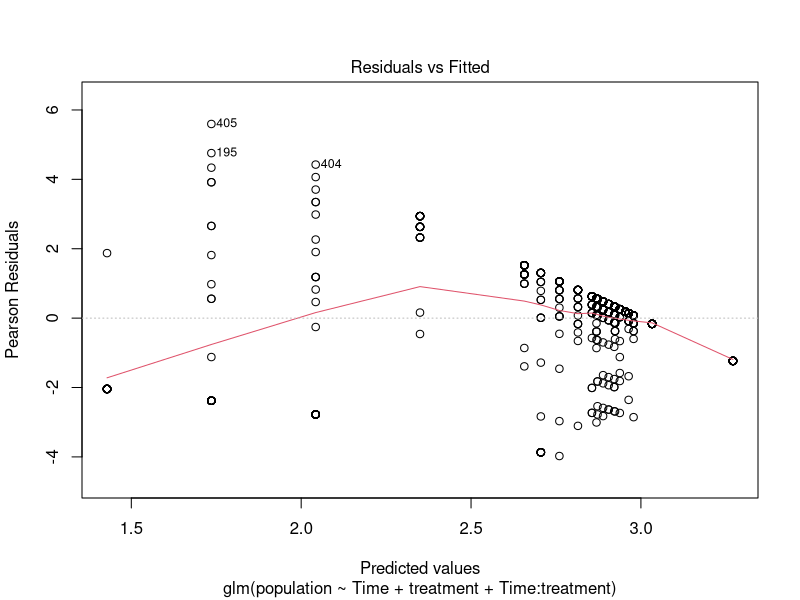
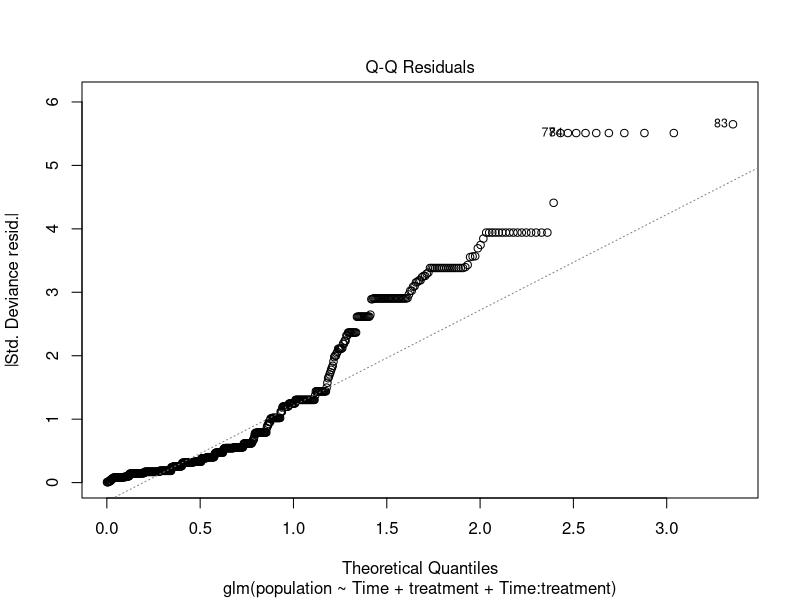
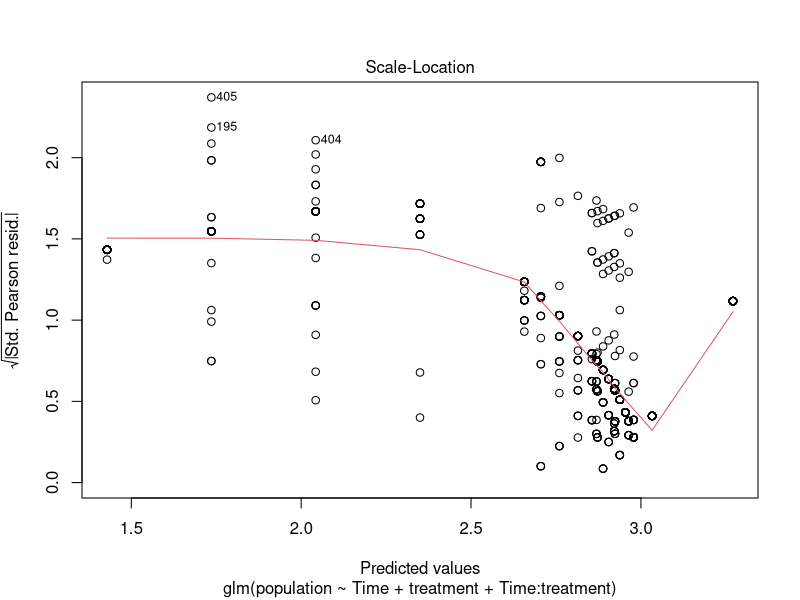
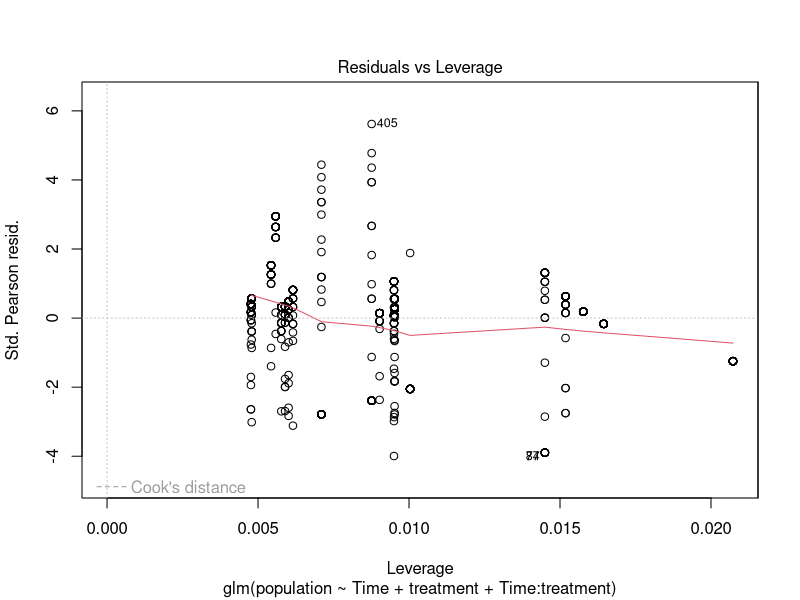
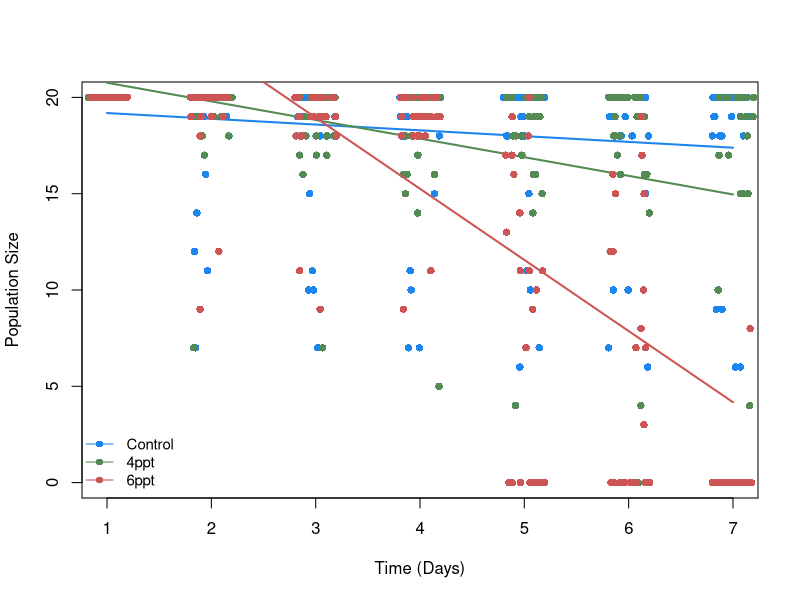
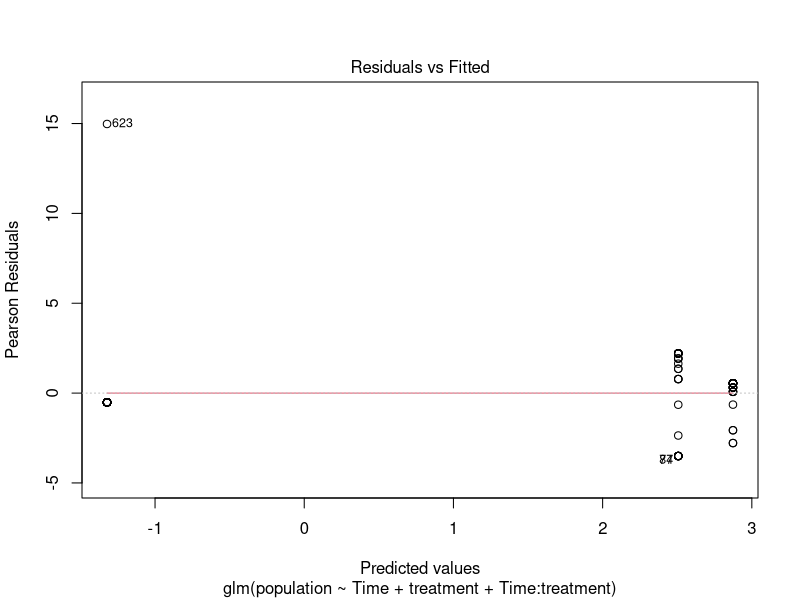
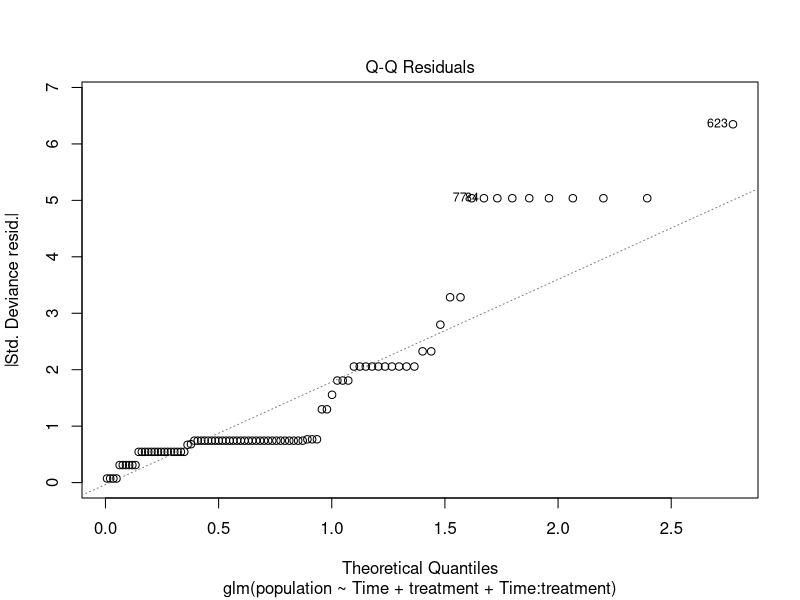
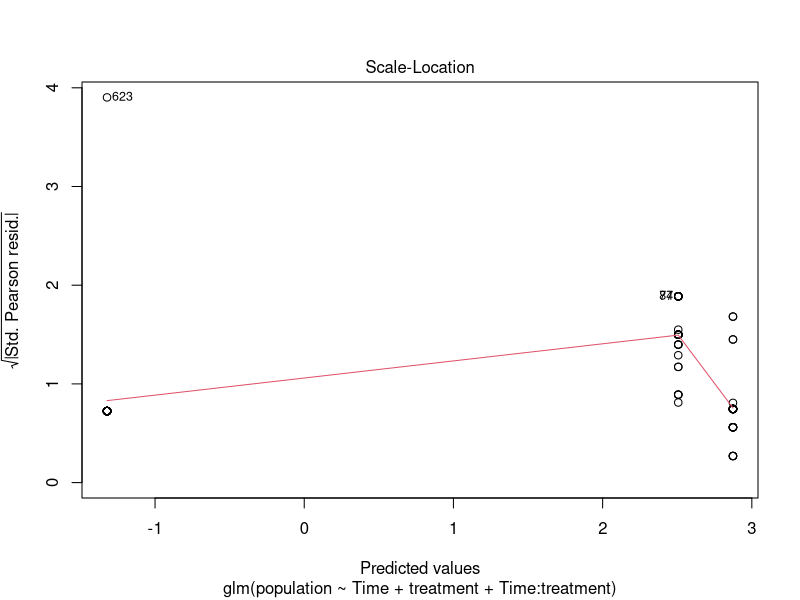

Write R code to recreate these figures, in order.
## ---- chunk 1

total_embryo <- read.csv("./total_embryo.csv")
 

## ---- chunk 2


xrange = range(total_embryo$Time)

embryo_time_glm <- glm(population ~ Time + treatment + Time:treatment, data = total_embryo, family = "poisson")

summary(embryo_time_glm)
car::Anova(embryo_time_glm)

plot(embryo_time_glm)


plot(population ~ Time , data = total_embryo, type = "n", xlab= "Time (Days)", ylab = "Population Size", xlim = range(total_embryo$Time), ylim = range(total_embryo$population))

#Control points and regression line
points(population ~ jitter(Time), data = total_embryo, subset = treatment == "control",
       pch = 16, col = "dodgerblue2")
xrange = range(total_embryo$Time[total_embryo$treatment == "control"])
lines(xrange,
      predict(embryo_time_glm,
              newdata = data.frame(Time = range(total_embryo$Time), treatment =
              "control"), type = 'response'), col ="dodgerblue2",
              lty = 1, lwd = 2)

#4ppt points and regression line
points(population ~ jitter(Time), data = total_embryo, subset = treatment == "4ppt",
       pch = 16, col = "palegreen4")
xrange = range(total_embryo$Time[total_embryo$treatment ==
                                   "4ppt"])
lines(xrange,
      predict(embryo_time_glm,
              newdata = data.frame(Time = range(total_embryo$Time), treatment =
              "4ppt"), type = 'response'), col = "palegreen4", lty = 1, lwd = 2)

#6ppt points and regression line
points(population ~ jitter(Time), data = total_embryo, subset = treatment == "6ppt",
       pch = 16, col = "indianred3")
xrange = range(total_embryo$Time[total_embryo$treatment ==
                                   "6ppt"])
lines(xrange,
      predict(embryo_time_glm,
              newdata = data.frame(Time = range(total_embryo$Time), treatment =
              "6ppt"), type = 'response'), col = "indianred3", lty = 1, lwd = 2)

#legend
legend('bottomleft', c('Control', '4ppt', '6ppt'), cex = .9, col = c('dodgerblue2', 'palegreen4', 'indianred3'), 
       pch = 16, lty = c(1, 1, 1), bty = 'n')

## ---- chunk 3

end_glm <- glm(population ~ Time + treatment + Time:treatment, data = total_embryo, subset = Time == "7", family = "poisson")
summary(end_glm)

car::Anova(end_glm)
plot(end_glm)

total_embryo$treatment <- factor(total_embryo$treatment, levels = c('control', '4ppt', '6ppt'))


boxplot(population ~ treatment, data = total_embryo, subset = Time== "7", xlab = "Treatment", ylab = "Population Size", col = c('dodgerblue2', 'palegreen3', 'indianred3'))


